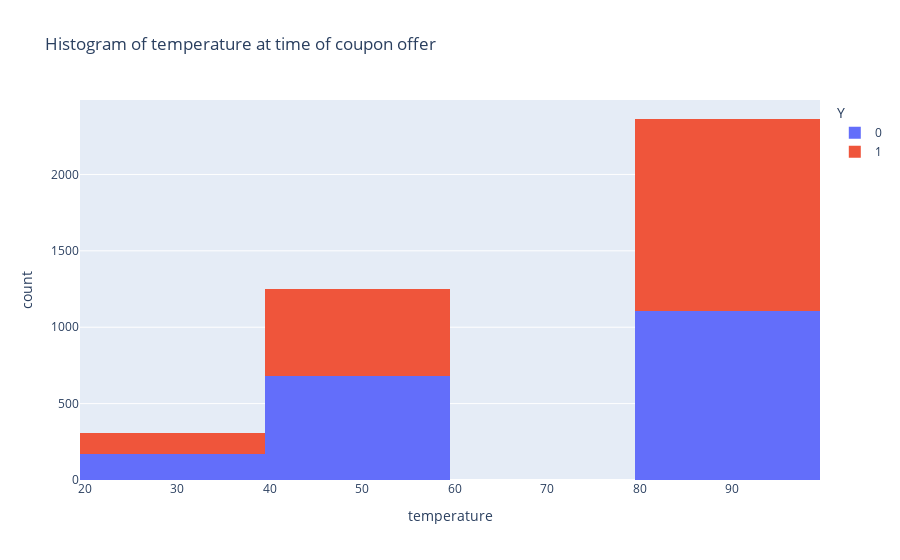

The notebook cell saved with this chart:
### Markdown cell above
This data is so skewed toward sunny - which is essentialy 50% - that I'm not going to consider it any longer. Hopefully temperature is a better dataset

### Code cell
fig = px.histogram(coffee_coupon_data, x='temperature', color = 'Y', title = 'Histogram of temperature at time of coupon offer')
fig.show()
coffee_coupon_data.groupby('temperature')[['Y']].mean()

### Figure 1 — Plotly figure (JSON) as saved in the notebook; plotly's stock layout.template omitted (floating-point values rounded to 4 significant figures; data arrays with more than 128 entries replaced by an {"elided": "..."} marker saying what was removed)
{"data": [{"alignmentgroup": "True", "bingroup": "x", "hovertemplate": "Y=0<br>temperature=%{x}<br>count=%{y}<extra></extra>", "legendgroup": "0", "marker": {"color": "#636efa", "pattern": {"shape": ""}}, "name": "0", "offsetgroup": "0", "orientation": "v", "showlegend": true, "type": "histogram", "x": {"elided": "1962 int values"}, "xaxis": "x", "yaxis": "y"}, {"alignmentgroup": "True", "bingroup": "x", "hovertemplate": "Y=1<br>temperature=%{x}<br>count=%{y}<extra></extra>", "legendgroup": "1", "marker": {"color": "#EF553B", "pattern": {"shape": ""}}, "name": "1", "offsetgroup": "1", "orientation": "v", "showlegend": true, "type": "histogram", "x": {"elided": "1962 int values"}, "xaxis": "x", "yaxis": "y"}], "layout": {"barmode": "relative", "legend": {"title": {"text": "Y"}, "tracegroupgap": 0}, "title": {"text": "Histogram of temperature at time of coupon offer"}, "xaxis": {"anchor": "y", "domain": [0, 1], "title": {"text": "temperature"}}, "yaxis": {"anchor": "x", "domain": [0, 1], "title": {"text": "count"}}}}
